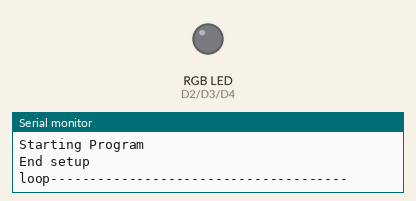
Simulated run of this program. Board: ESP8266 (NodeMCU). Parts: an RGB LED mixed from three pins (HIGH = lit), the last lines printed to the serial monitor.

Above: at 1.0 s.
At 3.0 s:
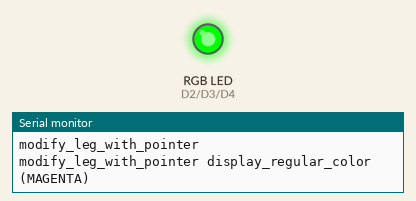
At 8.19 s:
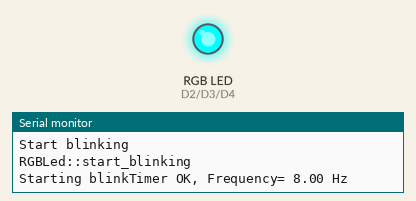
At 13.5 s:
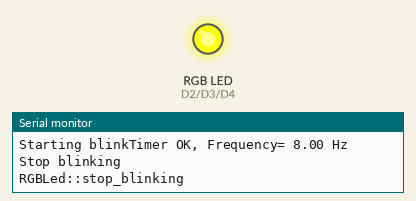
At 26.0 s:
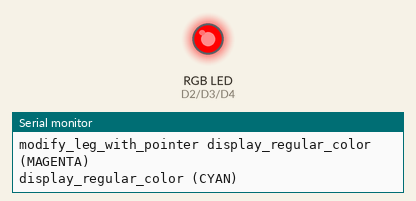
Timing chart, 0 to 27.3 s (numbered marks = the images above):
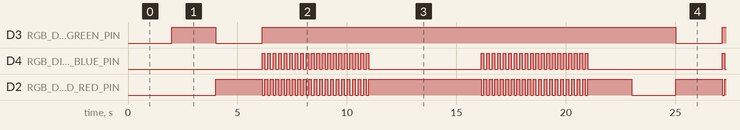

The program:

main.cpp
```cpp
#include <Arduino.h>
#include <RGB_Led_Tools.h>

// Define RGB DIOD LED Pins
#define RGB_DIOD_RED_PIN D2
#define RGB_DIOD_GREEN_PIN D3
#define RGB_DIOD_BLUE_PIN D4


RGBLed rgbLed(RGB_DIOD_RED_PIN, RGB_DIOD_GREEN_PIN, RGB_DIOD_BLUE_PIN);

void ICACHE_RAM_ATTR BlinkFunction()
{
  //Serial.println("BlinkFunction: ");
  //Serial.println(millis());
  rgbLed.blink();
}

void setup()
{
  Serial.begin(115200);
  Serial.println("");
  Serial.println("");
  Serial.println("Starting Program");

  Serial.println(F("End setup"));
}


void modify_leg_with_pointer(RGBLed* led){
  // Set Regular color To magenta
  led->get_regular_color()->set_8bits_colors(255,0,255);
  Serial.println("modify_leg_with_pointer display_regular_color (MAGENTA)");
  led->display_regular_color();
  delay(2000);
  // Set Regular color To cyan
  led->get_regular_color()->set_8bits_colors(0, 255, 255);
}

void loop()
{
  Serial.println("loop--------------------------------------");
  delay(2000);


  /*
  Serial.println("display_colors_rotation");
  rgbLed.display_colors_rotation();
  delay(2000);*/

  Serial.println("modify_leg_with_pointer");
  modify_leg_with_pointer(&rgbLed);

  // Color should be cyan
  Serial.println("display_regular_color (CYAN)");
  rgbLed.display_regular_color();
  delay(2000);

  /*
  // Try the blink
  Serial.println("Starting blinking led");
  rgbLed.get_blink_color_1()->set_8bits_colors(255,0,0);
  rgbLed.get_blink_color_2()->set_8bits_colors(0, 0, 255);

  //rgbLed.start_blinking(BlinkFunction,200);
  //delay(10000);

  //Serial.println("Stopping blinking led");
  //rgbLed.stop_blinking();
  ///delay(10000);
  */

  rgbLed.get_blink_color_1()->set_8bits_colors(255, 0, 0);
  rgbLed.get_blink_color_2()->set_8bits_colors(0, 0, 255);

  Serial.println("Start blinking");
  rgbLed.start_blinking(BlinkFunction, 8);
  delay(5000);
  Serial.println("Stop blinking");
  rgbLed.stop_blinking();
  delay(5000);
  Serial.println("Start linking");
  rgbLed.start_blinking(BlinkFunction, 8);
  delay(5000);
  Serial.println("Stop linking");
  rgbLed.stop_blinking();
}
```

Measured:
- by itself, D3 (RGB_DIOD_GREEN_PIN): repeats every 21.0 s: LOW 2.1 s, HIGH 18.9 s
- by itself, D2 (RGB_DIOD_RED_PIN): moves between LOW and HIGH, repeating every 21.0 s
- by itself, D4 (RGB_DIOD_BLUE_PIN): repeats every 21.0 s: HIGH 0.12 s, LOW 5.1 s, 19 × (HIGH 0.12 s, LOW 0.12 s), HIGH 0.12 s, LOW 6.1 s, 19 × (HIGH 0.12 s, LOW 0.12 s)
